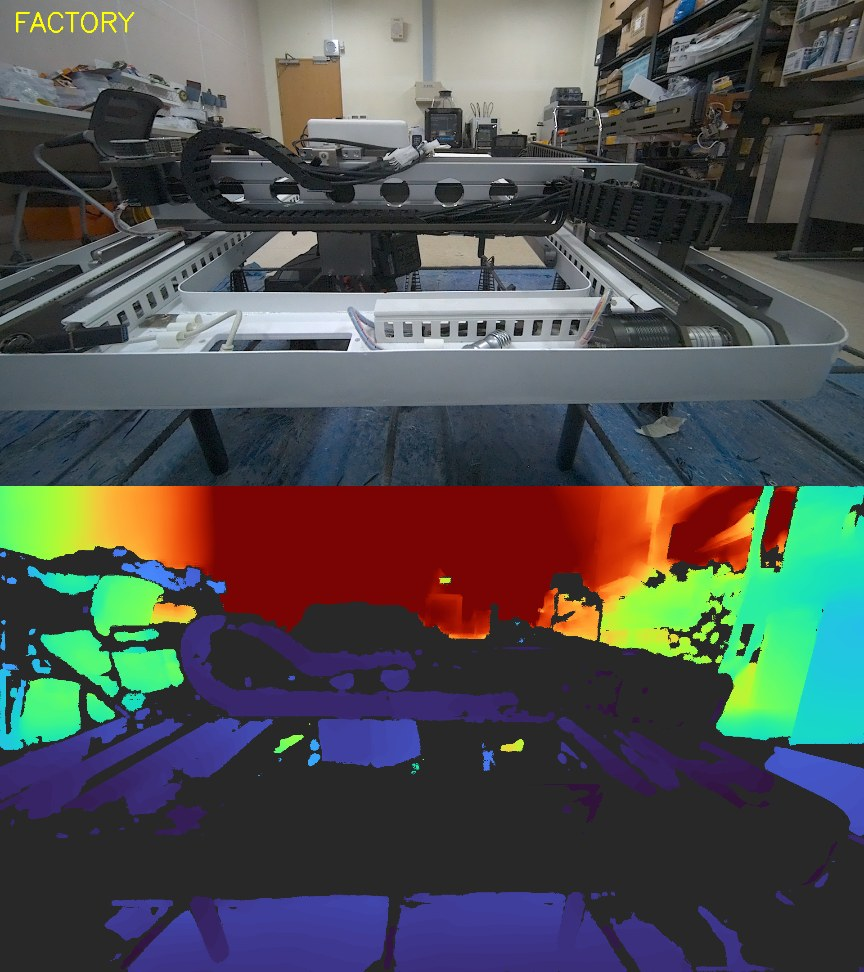
#> input picture data/calibration/zedx/depth_factory.jpg, 864 x 972 px
$ python crossing_detect_cv.py ../../data/calibration/zedx/depth_factory.jpg
#> lines starting #> are read from the running program, lines starting #| are printed output that depends on the picture; after the words box and inside, x2 and y2 are one past the last pixel; in counts of white or black regions, pixels touching at a corner belong together
#> in main, img is the input picture: shape (972, 864, 3); mean B, G, R 81, 81.1, 79.3
#!/usr/bin/env python3
"""Orbbec 컬러에서 철근 교차점 고전 CV 검출 프로토타입.
어두운 철근 라인 검출 → 가로/세로 그룹 → 교점 → 클러스터.

  python3 crossing_detect_cv.py /tmp/orbbec_color.png
저장: /tmp/crossing_cv.png (오버레이)
"""
import sys
import numpy as np
import cv2


def _cluster_1d(vals, gap):
    """1D 값 군집 (정렬 후 gap 기준). 반환 [(대표값, [원소인덱스]), ...]."""
    order = np.argsort(vals)
    groups = []
    cur = [order[0]]
    for k in order[1:]:
        if vals[k] - vals[cur[-1]] <= gap:
            cur.append(k)
        else:
            groups.append(cur); cur = [k]
    groups.append(cur)
    return [(float(np.mean(vals[g])), g) for g in groups]


def _fit_line(pts_xy):
    """점들에 직선 피팅 → (점, 방향단위벡터)."""
    vx, vy, x0, y0 = cv2.fitLine(pts_xy.astype(np.float32), cv2.DIST_L2, 0, 0.01, 0.01).ravel()
    return np.array([x0, y0]), np.array([vx, vy])


def _intersect(p1, d1, p2, d2):
    den = d1[0]*d2[1] - d1[1]*d2[0]
    if abs(den) < 1e-6:
        return None
    t = ((p2[0]-p1[0])*d2[1] - (p2[1]-p1[1])*d2[0]) / den
    return p1 + t*d1


def detect(img, roi=(0.12, 0.03, 0.88, 0.97), min_support=2):
#> called with roi = (0.12, 0.03, 0.88, 0.97), min_support = 2
    H, W = img.shape[:2]
    x0, y0, x1, y1 = int(roi[0]*W), int(roi[1]*H), int(roi[2]*W), int(roi[3]*H)
    cx_img, cy_img = W/2, H/2
    gray = cv2.cvtColor(img, cv2.COLOR_BGR2GRAY)
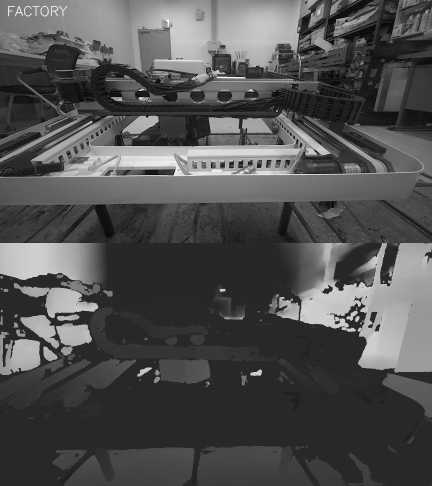
#> gray: shape (972, 864) (shown at 1/2 size); min 0, max 255, mean 80.5
    blur = cv2.GaussianBlur(gray, (5, 5), 0)
    dark = cv2.adaptiveThreshold(blur, 255, cv2.ADAPTIVE_THRESH_MEAN_C,
                                 cv2.THRESH_BINARY_INV, 51, 10)
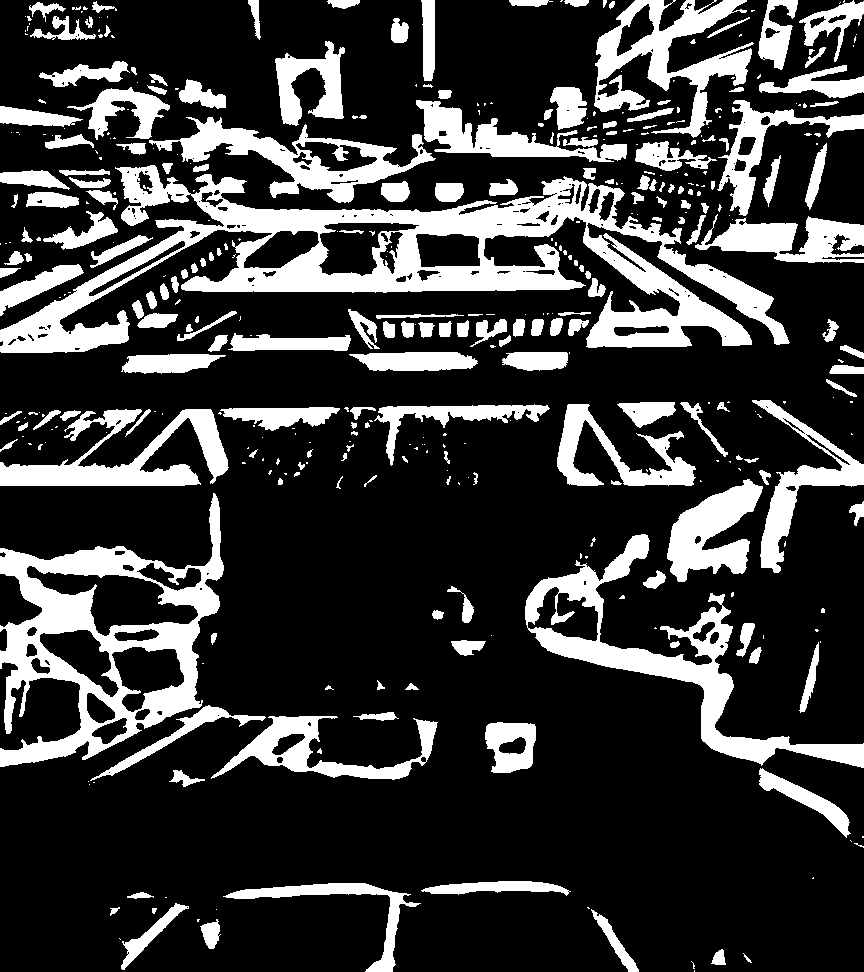
#> dark: shape (972, 864); 22.6% white; 416 white regions (212 under 20 px), largest, box (x1, y1, x2, y2) and area: (0, 165, 790, 353) 41316, (0, 493, 224, 767) 19747, (525, 534, 864, 768) 12816
    dark = cv2.morphologyEx(dark, cv2.MORPH_OPEN,
                            cv2.getStructuringElement(cv2.MORPH_ELLIPSE, (3, 3)))
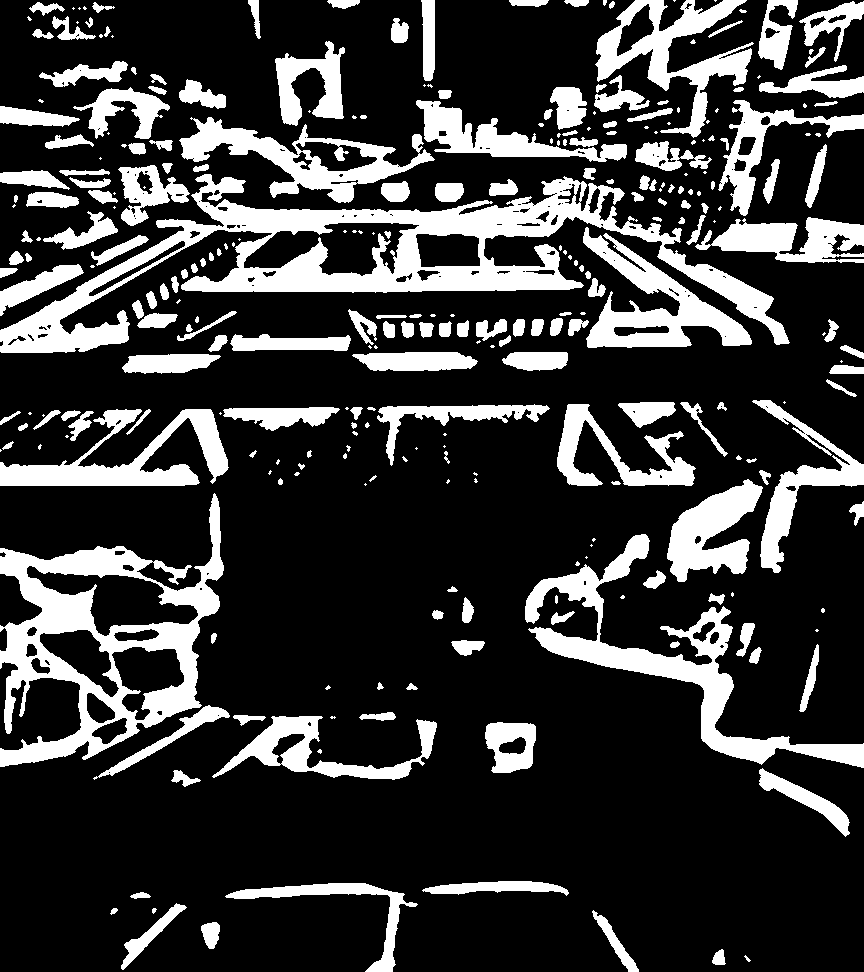
#> dark: shape (972, 864); 22.2% white; 302 white regions (106 under 20 px), largest, box (x1, y1, x2, y2) and area: (0, 174, 790, 353) 31951, (0, 493, 224, 767) 19684, (525, 534, 864, 768) 12426
    mask = np.zeros_like(dark); mask[y0:y1, x0:x1] = 255
    dark = cv2.bitwise_and(dark, mask)
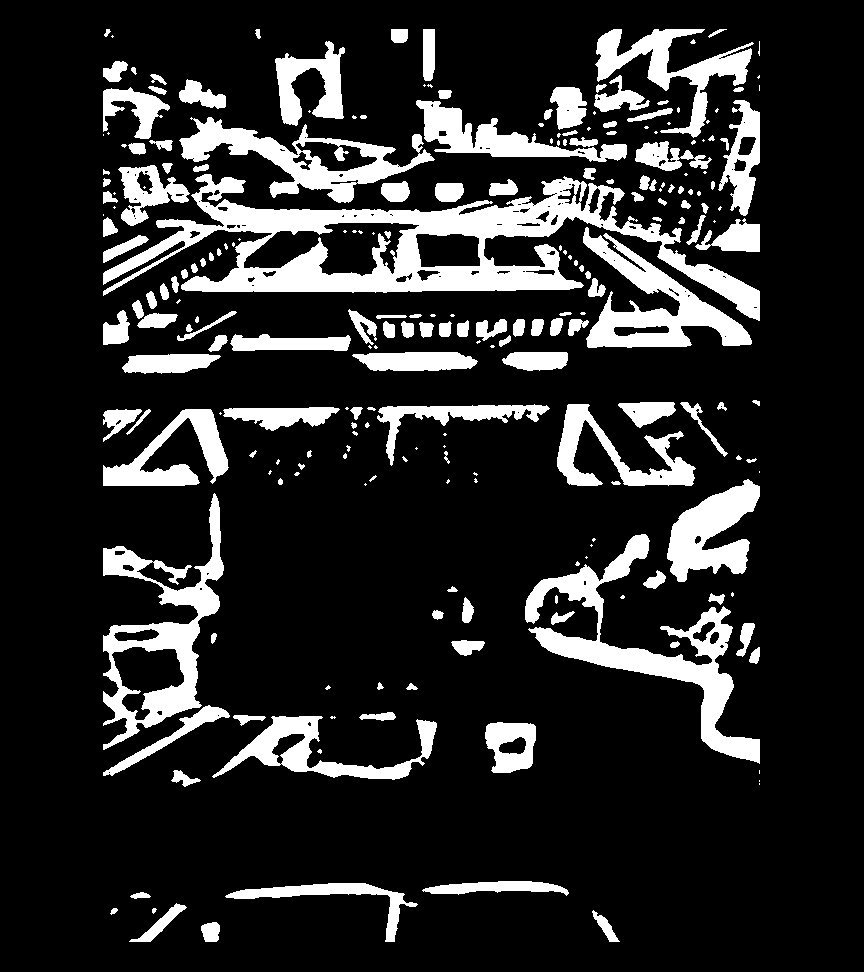
#> dark: shape (972, 864); 16.2% white; 241 white regions (86 under 20 px), largest, box (x1, y1, x2, y2) and area: (103, 174, 760, 321) 26756, (525, 534, 760, 764) 10788, (103, 493, 224, 750) 8974

    lines = cv2.HoughLinesP(dark, 1, np.pi/180, threshold=80,
                            minLineLength=int(W*0.18), maxLineGap=40)
#> lines = 378 rows, first 6: [103, 198, 759, 244], [104, 416, 759, 405], [328, 210, 759, 240], [103, 115, 279, 291], [332, 191, 496, 134], [202, 209, 759, 248]
    hs, vs = [], []   # (line, key) — key = 중심축에서의 위치
    if lines is not None:
        for l in lines[:, 0]:
            xa, ya, xb, yb = map(float, l)
            ang = np.degrees(np.arctan2(yb-ya, xb-xa)) % 180
            dx, dy = xb-xa, yb-ya
            if ang < 25 or ang > 155:       # 가로 → y@center-x
                if abs(dx) < 1e-3:
                    continue
                y_at = ya + (cx_img-xa)*dy/dx
                hs.append((l, y_at))
            elif 55 < ang < 125:            # 세로 → x@center-y
                if abs(dy) < 1e-3:
                    continue
                x_at = xa + (cy_img-ya)*dx/dy
                vs.append((l, x_at))
#> this loop made 378 passes
#> (xa, ya, xb, yb, ang, dx, dy, y_at) on passes 1, 2, 3, 5, 6, 7, 8, 9: (103, 198, 759, 244, 4.01, 656, 46, 221.1), (104, 416, 759, 405, 179, 655, -11, 410.5), (328, 210, 759, 240, 3.98, 431, 30, 217.2), (332, 191, 496, 134, 160.8, 164, -57, 156.2), (202, 209, 759, 248, 4.01, 557, 39, 225.1), (103, 199, 759, 245, 4.01, 656, 46, 222.1), (103, 279, 758, 290, 0.962, 655, 11, 284.5), (103, 277, 754, 288, 0.968, 651, 11, 282.6)

    def merge(items, gap):
        """같은 철근 라인 조각들을 군집→직선피팅. 반환 [(점,방향), ...]."""
#> called with gap = 25
        if not items:
            return []
        keys = np.array([k for _, k in items])
        out = []
        for _, idxs in _cluster_1d(keys, gap):
            if len(idxs) < min_support:
                continue
            pts = []
            for i in idxs:
                l = items[i][0]
                pts += [[l[0], l[1]], [l[2], l[3]]]
            out.append(_fit_line(np.array(pts)))
#> this loop made 9 passes
#> idxs on passes 4, 6, 7, 8, 9: [193], [176, 120, 94, 184], [86, 72, 142, 144, 85, 157, 134, 129, 106, 146], [194, 162, 190], [55, 39, 124]
        return out

    Hlines = merge(hs, gap=25)    # 가로철근 (y간격 대비 작게)
    Vlines = merge(vs, gap=30)    # 세로철근
#> the loop in merge (call 2), `for _, idxs in _cluster_1d(keys, gap):` made 5 passes
#> idxs on passes 2 to 4: [76, 74, 77, 97, 82, 85], [91, 95], [108, 81, 47, 54]

    # 밝기(데크) 판단용
    brightT = np.percentile(gray[y0:y1, x0:x1], 60)

    crossings = []
    for p1, d1 in Hlines:
        for p2, d2 in Vlines:
            pt = _intersect(p1, d1, p2, d2)
            if pt is None:
                continue
            x, y = pt
            if not (x0 <= x <= x1 and y0 <= y <= y1):
                continue
            # 교차점 주변 데크가 밝은지 (프레임/어두운영역 오검출 제거)
            xi, yi = int(x), int(y)
            patch = gray[max(0, yi-30):yi+30, max(0, xi-30):xi+30]
            if patch.size and patch.max() > brightT:
                crossings.append((x, y))
#> this loop made 8 passes
#> (p1, d1) on passes 1 to 8: ([473, 199.6], [0.999, -0.0405]), ([551.2, 338], [0.998, -0.0652]), ([415.9, 415.1], [1, -0.0165]), ([634.7, 659.5], [0.981, 0.196]), ([630.4, 586.2], [0.919, -0.394]), ([215.2, 718.8], [0.999, 0.0535]), ([321.2, 764.3], [0.99, 0.143]), ([396, 891.7], [1, -0.0177])
    return crossings, [l for l, _ in hs], [l for l, _ in vs], dark, Hlines, Vlines


def main():
    path = sys.argv[1] if len(sys.argv) > 1 else '/tmp/orbbec_color.png'
    img = cv2.imread(path)
    if img is None:
        print(f'이미지 없음: {path}'); return
#> (the run stopped early here; a loop or call above may not have finished)

$ run again, on data/calibration/zedx/wall2_factory.jpg
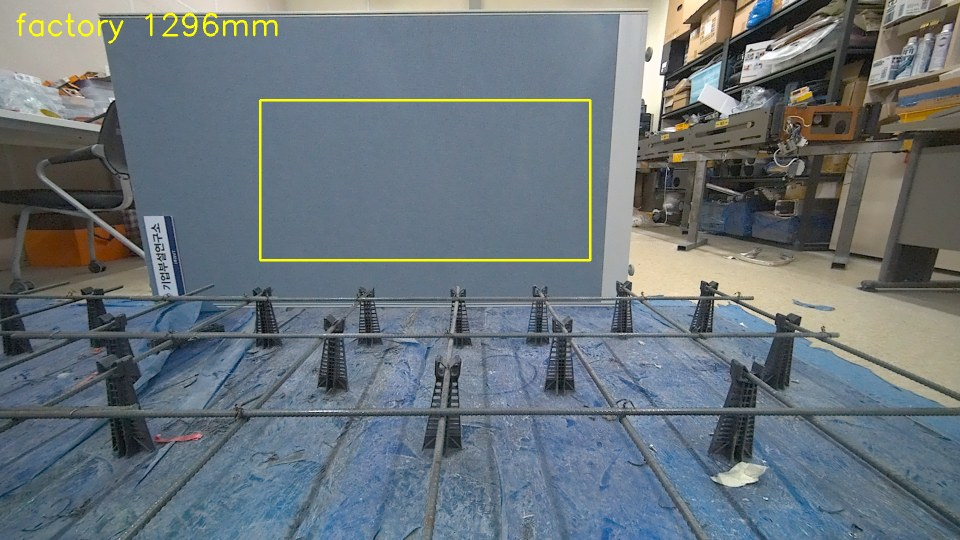
#> input picture data/calibration/zedx/wall2_factory.jpg, 960 x 540 px
#> in main, img is the input picture: shape (540, 960, 3); mean B, G, R 122.1, 115.8, 105.5
#> in detect, `dark = cv2.adaptiveThreshold(blur, 255, cv2.ADAPTIVE_THRESH_MEAN_C, cv..`:
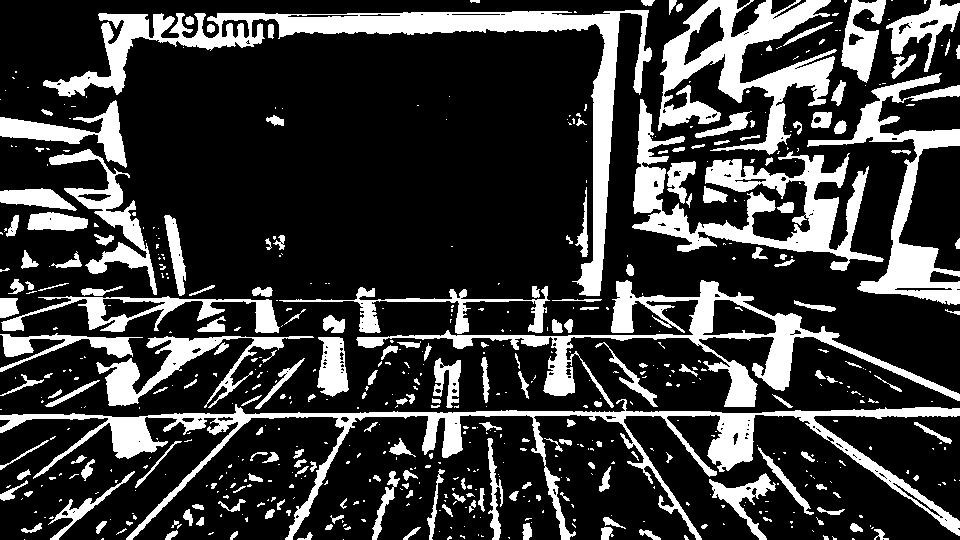
#> dark: shape (540, 960); 23% white; 603 white regions (399 under 20 px), largest, box (x1, y1, x2, y2) and area: (43, 10, 652, 296) 16695, (0, 399, 960, 540) 16418, (632, 99, 884, 271) 11066
#> in detect, `dark = cv2.bitwise_and(dark, mask)`:
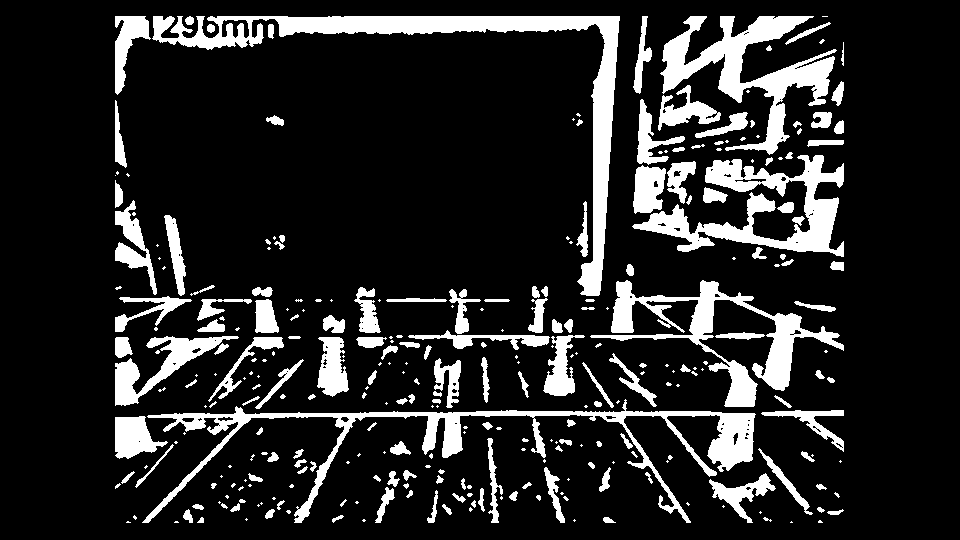
#> dark: shape (540, 960); 15.4% white; 308 white regions (141 under 20 px), largest, box (x1, y1, x2, y2) and area: (152, 16, 620, 296) 11994, (142, 399, 756, 523) 9415, (660, 16, 837, 155) 7727
#> lines = 252 rows, first 6: [116, 337, 837, 337], [161, 414, 843, 414], [121, 29, 827, 16], [174, 413, 843, 413], [148, 415, 843, 415], [115, 338, 831, 338]
#> the loop in detect, `for l in lines[:, 0]:` made 252 passes
#> (xa, ya, xb, yb, ang, dx, dy, y_at) on passes 1 to 8: (116, 337, 837, 337, 0, 721, 0, 337), (161, 414, 843, 414, 0, 682, 0, 414), (121, 29, 827, 16, 178.9, 706, -13, 22.39), (174, 413, 843, 413, 0, 669, 0, 413), (148, 415, 843, 415, 0, 695, 0, 415), (115, 338, 831, 338, 0, 716, 0, 338), (601, 33, 843, 42, 2.13, 242, 9, 28.5), (120, 32, 806, 20, 179, 686, -12, 25.7)
#> the loop in merge, `for _, idxs in _cluster_1d(keys, gap):` made 5 passes
#> idxs on passes 2, 5: [85, 66, 130, 87], [90, 103, 79, 109, 84, 80, 82, 93]
#> the loop in merge (call 2), `for _, idxs in _cluster_1d(keys, gap):` made 4 passes
#> idxs on passes 1 to 3: [68, 37, 17, 1, 3, 13, 20, 43, 28, 46, 75, 87], [73], [77, 56]
#> the loop in detect, `for p1, d1 in Hlines:` made 5 passes
#> (p1, d1) on passes 1 to 5: ([560, 41.49], [0.999, 0.0379]), ([706.9, 119.9], [0.999, 0.0397]), ([692, 191.6], [0.97, -0.241]), ([470.3, 355.6], [0.999, -0.0399]), ([281.5, 488.2], [1, 0.0227])

$ run again, on data/calibration/zedx/wall2_fixed.jpg
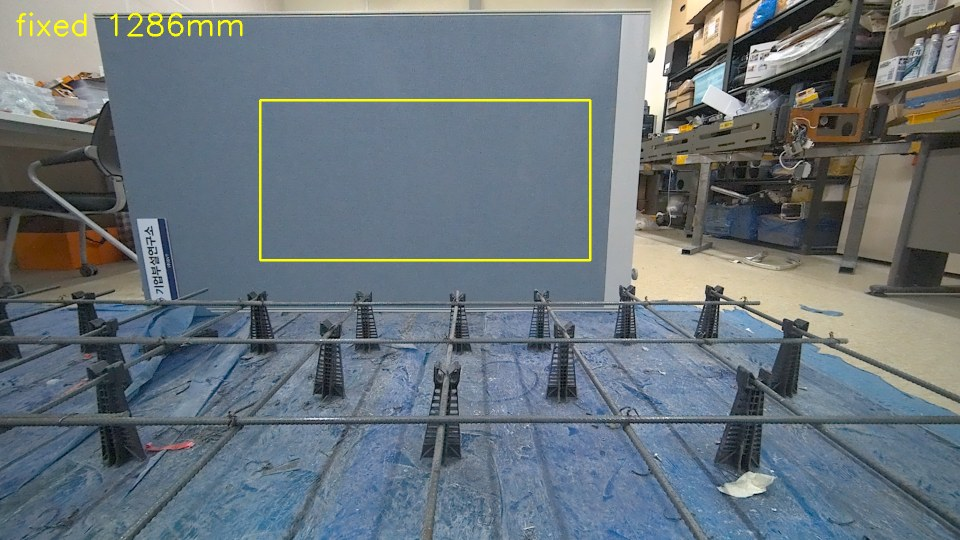
#> input picture data/calibration/zedx/wall2_fixed.jpg, 960 x 540 px
#> in main, img is the input picture: shape (540, 960, 3); mean B, G, R 123.5, 116.5, 105.9
#> in detect, `dark = cv2.adaptiveThreshold(blur, 255, cv2.ADAPTIVE_THRESH_MEAN_C, cv..`:
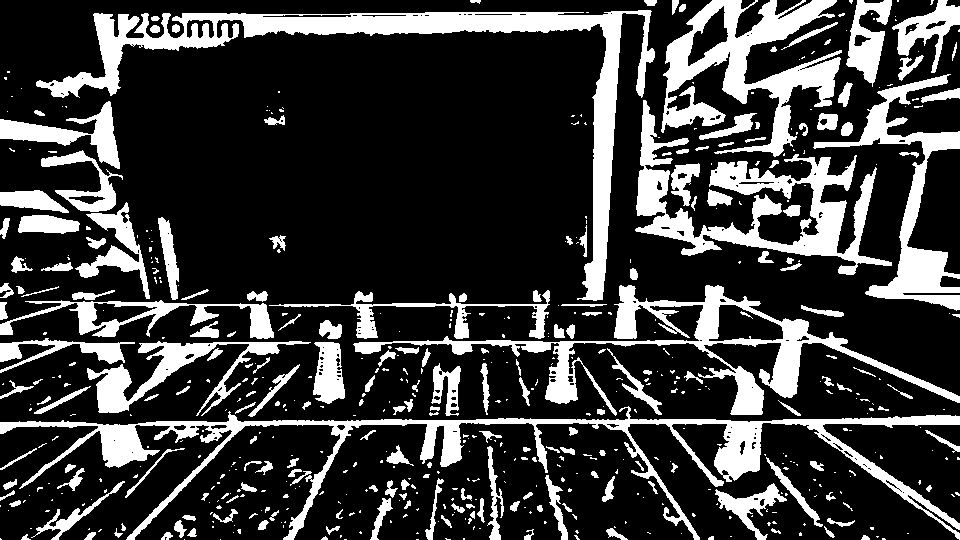
#> dark: shape (540, 960); 23.2% white; 578 white regions (377 under 20 px), largest, box (x1, y1, x2, y2) and area: (36, 10, 655, 301) 17582, (0, 406, 960, 540) 15894, (635, 100, 892, 275) 11363
#> in detect, `dark = cv2.bitwise_and(dark, mask)`:
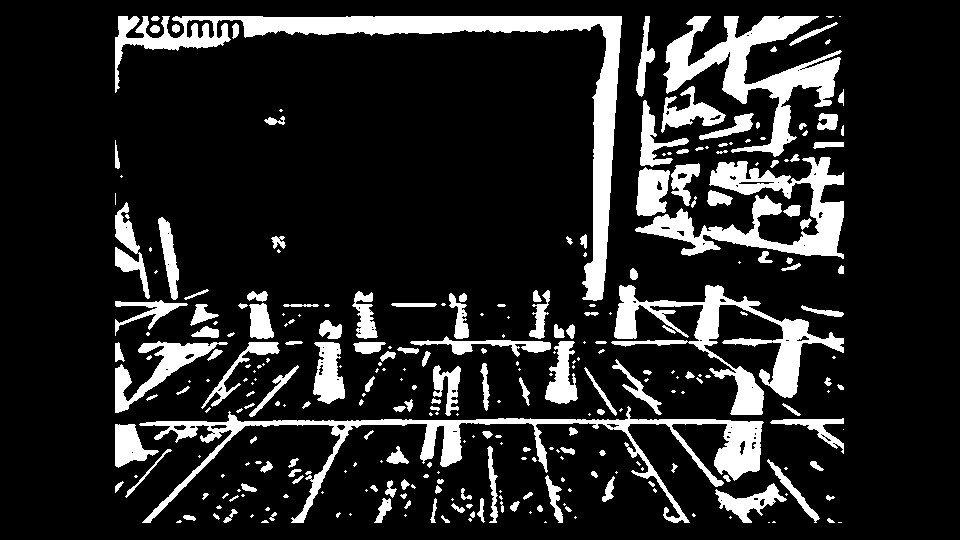
#> dark: shape (540, 960); 15.2% white; 301 white regions (139 under 20 px), largest, box (x1, y1, x2, y2) and area: (115, 16, 622, 301) 13574, (139, 406, 764, 523) 9704, (663, 16, 842, 157) 7949
#> lines = 273 rows, first 6: [146, 422, 843, 422], [118, 17, 649, 17], [140, 423, 843, 423], [156, 421, 843, 421], [119, 31, 813, 19], [119, 30, 815, 18]
#> the loop in detect, `for l in lines[:, 0]:` made 273 passes
#> (xa, ya, xb, yb, ang, dx, dy, y_at) on passes 1 to 8: (146, 422, 843, 422, 0, 697, 0, 422), (118, 17, 649, 17, 0, 531, 0, 17), (140, 423, 843, 423, 0, 703, 0, 423), (156, 421, 843, 421, 0, 687, 0, 421), (119, 31, 813, 19, 179, 694, -12, 24.76), (119, 30, 815, 18, 179, 696, -12, 23.78), (346, 16, 649, 16, 0, 303, 0, 16), (118, 29, 840, 16, 179, 722, -13, 22.48)
#> the loop in merge, `for _, idxs in _cluster_1d(keys, gap):` made 5 passes
#> idxs on pass 2: [144, 110]
#> the loop in merge (call 2), `for _, idxs in _cluster_1d(keys, gap):` made 6 passes
#> idxs on passes 1 to 4: [6, 29, 21, 94, 23, 54, 53, 69], [60], [81], [78, 72, 79]
#> the loop in detect, `for p1, d1 in Hlines:` made 5 passes
#> (p1, d1) on passes 1 to 5: ([585.2, 49.6], [0.999, 0.0534]), ([707.5, 173.5], [0.974, 0.226]), ([685.8, 191.5], [0.961, -0.276]), ([466.6, 365.1], [0.999, -0.0503]), ([395.1, 501.5], [1, -0.00516])
